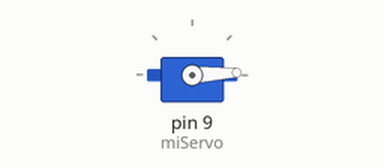
This sketch was run on a simulated Arduino Uno, built with avr-gcc and run on an emulated ATmega328P. Shown: servo. What the sketch prints to the serial monitor is not drawn.

Above: at 0.05 s.
At 1.35 s:
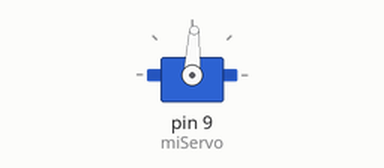
At 2.65 s:
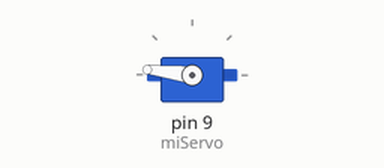
At 5.25 s:
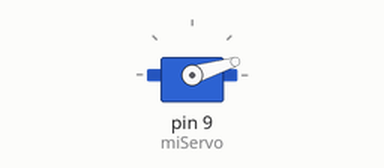
Timing chart, 0 to 7.1 s (numbered marks = the images above):
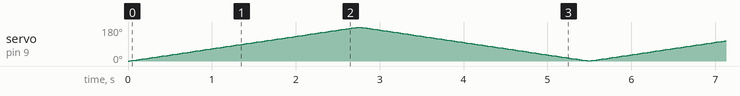

The sketch:

uno_servo.ino
```cpp
// ================================
// ARDUINO UNO - SERVOMOTOR
// Puerto: COM5
// Envía: ángulo + "."
// ================================

#include <Servo.h>  // ✅ Librería obligatoria

Servo miServo;
int angulo = 0;
int direccion = 1; // 1 = sube, -1 = baja

void setup() {
  Serial.begin(9600);
  miServo.attach(9); // Pin PWM (9, 10, 11 en UNO)
}

void loop() {
  miServo.write(angulo); // Mueve el servo

  // ENVÍA ÁNGULO + DELIMITADOR
  Serial.print(angulo);
  Serial.println(".");

  // Cambia dirección en los extremos
  if (angulo >= 180) direccion = -1;
  if (angulo <= 0) direccion = 1;

  angulo += direccion; // Avanza 1 grado

  delay(15); // Velocidad de barrido → ajusta si necesitas más precisión
}
```
